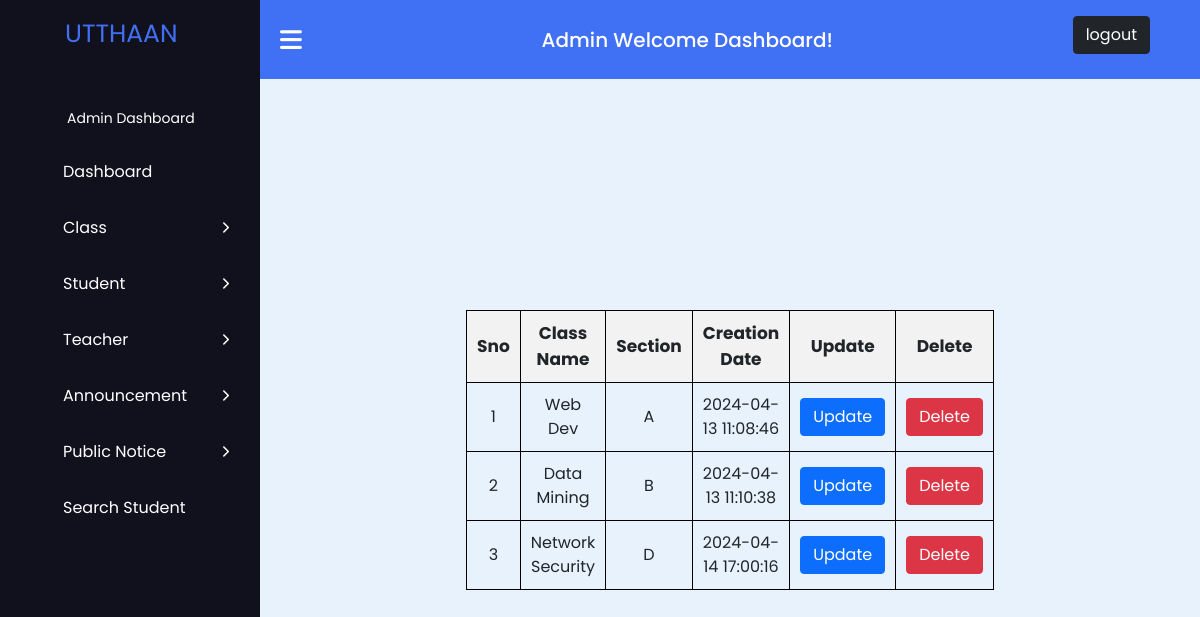
Page /manage_class.php (signed in) on the committed database.
### tables this page shows
CREATE TABLE `tblclass` (
  `id` int(50) NOT NULL,
  `classname` varchar(50) DEFAULT NULL,
  `section` varchar(25) DEFAULT NULL,
  `creationdate` timestamp NULL DEFAULT current_timestamp()
);

### manage_class.php (the view, shortened to what this page needs)
<?php
$host = "localhost";
$user = "root";
$password = "";
$database = "sms-project";
$data = mysqli_connect($host, $user, $password, $database);
$sql = "SELECT * FROM tblclass";
$result = mysqli_query($data, $sql);
?>
<!DOCTYPE html>
<html lang="en">
<head>
    <link rel="stylesheet" href="https://cdnjs.cloudflare.com/ajax/libs/font-awesome/6.2.1/css/all.min.css" />
    <link href="https://cdn.jsdelivr.net/npm/bootstrap@5.0.2/dist/css/bootstrap.min.css" rel="stylesheet">
</head>
<body>
    <?php
    include 'admin_sidebar.php';
    ?>
    <main class="main">
        <table>
            <thead>
                <tr>
                    <th class="table_th">Sno</th>
                    <th class="table_th">Class Name</th>
                    <th class="table_th">Section</th>
                    <th class="table_th">Creation Date</th>
                    <th class="table_th">Update</th>
                    <th class="table_th">Delete</th>
                </tr>
            </thead>
            <tbody>
                <?php
                $sno=1;
                while ($info = $result->fetch_assoc()) {
                    ?>
                    <tr>
                        <td class="table_td">
                            <?php echo $sno++; ?>
                        </td>
                        <td class="table_td">
                            <?php echo "{$info['classname']}"; ?>
                        </td>
                        <td class="table_td">
                            <?php echo "{$info['section']}"; ?>
                        </td>
                        <td class="table_td">
                            <?php echo "{$info['creationdate']}"; ?>
                        </td>
                        <td class="table_td">
                            <?php echo "<a onClick=\"javascript:return confirm('Are you sure to update this');\" class='btn btn-primary' href='update_class.php?class_id={$info['id']}'>Update</a>"; ?>
                        </td>
                        <td class="table_td">
                            <?php
                            echo "<a onClick=\"javascript:return confirm('Are you sure to delete this');\" class='btn btn-danger' href='delete_class.php?class_id={$info['id']}'>Delete</a>";
                            ?>
                        </td>
                    </tr>
                    <?php
                }
                ?>
            </tbody>
        </table>
    </main>
</body>
</html>

### manage_class.php (style rules this page uses)
table { width: 50%; margin-top: 100px; border-collapse: collapse; }
th, td { padding: 10px; text-align: left; border-bottom: 1px solid #ddd; }
th { background-color: #f2f2f2; }
.table_th { border: 1px solid black; padding: 10px; font-size: 17px; text-align: center; }
.table_td { border: 1px solid black; padding: 10px; text-align: center; }

### admin_css.php (style rules this page uses)
* { margin: 0; padding: 0; box-sizing: border-box; font-family: "Poppins", sans-serif; }
.navbar, .main { left: 260px; width: calc(100% - 260px); transition: all 0.5s ease; z-index: 1000; }
.main { position: relative; display: flex; align-items: center; justify-content: center; height: 100vh; z-index: 100; background: #e7f2fd; }

### rows in the picture
tblclass: classname "Web Dev", section "A", creationdate "2024-04-13 11:08:46"
tblclass: classname "Data Mining", section "B", creationdate "2024-04-13 11:10:38"
tblclass: classname "Network Security", section "D", creationdate "2024-04-14 17:00:16"
